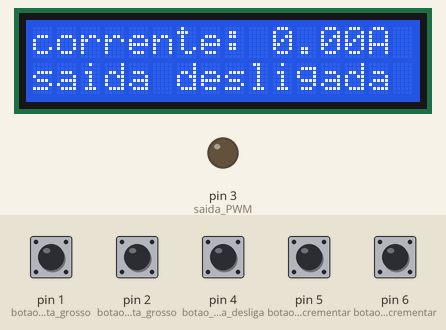
Simulated run of this sketch. Board: Arduino Uno, built with avr-gcc and run on an emulated ATmega328P. On the bench: 16×2 character LCD, output pins drawn as LEDs (lit = HIGH). Inputs (shaded band) come from the test bench; at power-on: pin 1 (botao_incrementa_grosso), pin 2 (botao_decrementa_grosso), pin 4 (botao_liga_desliga), pin 5 (botao_incrementar), pin 6 (botao_decrementar) HIGH.

Above: at 4.2 s.
4.3 s: pin 4 (botao_liga_desliga) pulled LOW for 1 s
At 5.7 s:
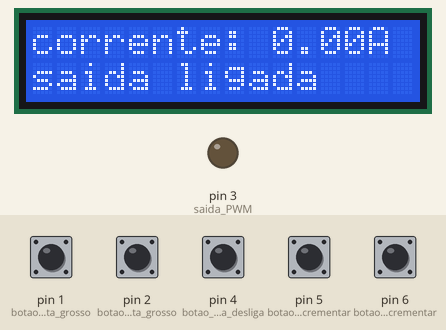
6.8 s: pin 1 (botao_incrementa_grosso) pulled LOW for 1 s
At 8.04 s:
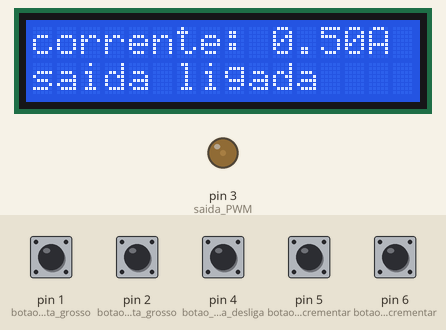
9.4 s: pin 5 (botao_incrementar) pulled LOW for 0.15 s
At 10.37 s:
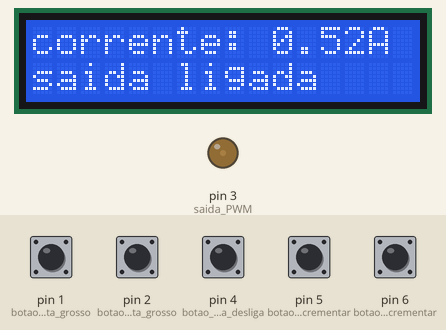
11.7 s: pin 2 (botao_decrementa_grosso) pulled LOW for 1 s
At 12.7 s:
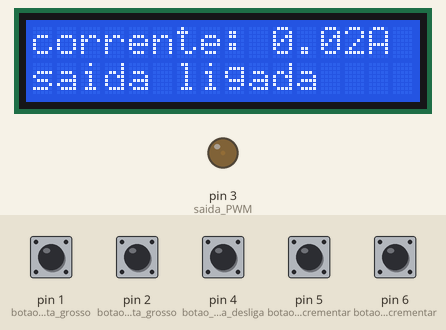
14.2 s: pin 6 (botao_decrementar) pulled LOW for 0.15 s
At 16.2 s:
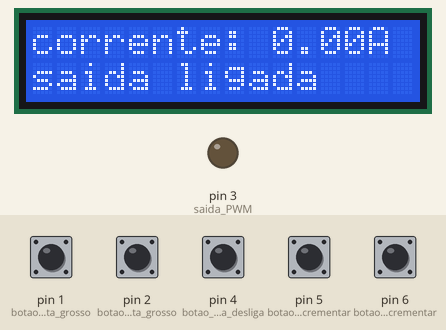
16.5 s: pin 5 (botao_incrementar) pulled LOW for 1 s
At 18.26 s:
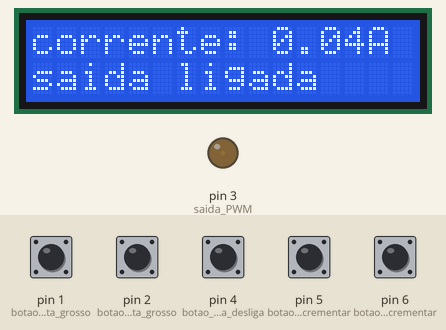
Timing chart, 0 to 20.6 s (numbered marks = the images above; inputs shaded):
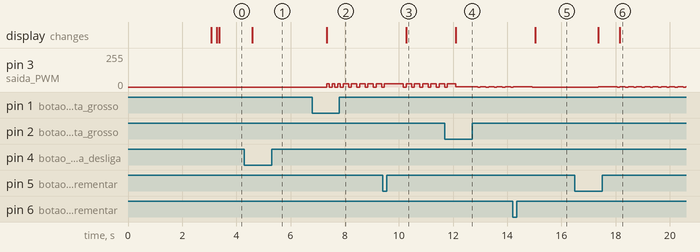

The sketch:

carga-eletronica-FINALIZADO_arduino.ino
```cpp
#include <LiquidCrystal.h>

LiquidCrystal lcd (12,11,10,9,8,7);
unsigned char corrente,aux=1,aux2=1,aux3=1,aux4=1,saida;
float valor;


void setup() {
  pinMode(1, INPUT_PULLUP); //botao incrementa grosso
  pinMode(2, INPUT_PULLUP); // botao decrementa grosso
  pinMode(3, OUTPUT); //saida PWM
  pinMode(4, INPUT_PULLUP);// botao liga desliga
  pinMode(5, INPUT_PULLUP);// botao incrementar
  pinMode(6, INPUT_PULLUP);// botao decrementar
  lcd.begin(16,2);// ativa display16x2
  lcd.clear();
  lcd.setCursor(0,0);
  lcd.print("carga-eletronica");
  delay(3000);
  lcd.clear();
  lcd.setCursor(0,0);
  lcd.print("corrente:");
  lcd.setCursor(14,0);
  lcd.print("A");


}

void loop() {
  if(digitalRead(5) == 0 && corrente < 255) //se o botao incrementar for pressionado
{
  corrente++;
  delay(500);

}


if(digitalRead(6) == 0 && corrente>0) // se o botao decrementar for pressionado
{
corrente--;
delay(500);
}


if(digitalRead(1) == 0 && corrente < 231 && aux == 1)
{
  corrente = (corrente + 25);
  aux=0;
  delay(100);
}


if(digitalRead(1)==1)// se botao estiver solto permite incrementar
{
  aux=1;
  delay(100);
}


if(digitalRead(2)==0 && corrente>25 && aux2 ==1)
{
  corrente= (corrente - 25);
  aux2=0;
  delay(100);
}


if(digitalRead(2)==1)
{
  aux2=1;
  delay(100);
  analogWrite(3,valor);
  lcd.setCursor(10,0);
  lcd.print(valor);


}

if(digitalRead(4) == 0 && aux3== 1)
{
  aux4 = !aux4;
  aux3= 0;
  delay(100);
}

if(digitalRead(4) == 1 )
{
aux3= 1;
delay(100);
}


if(aux4==1)
{
  saida = 0;
  lcd.setCursor(0,1);
  lcd.print("saida desligada");
}

if(aux4 == 0){
  saida = corrente;
  lcd.setCursor(0,1);
  lcd.print("saida ligada    ");
}


analogWrite(3, saida);
valor = corrente/50.0;
lcd.setCursor(10,0);
lcd.print(valor);

}
```

Measured:
- after the input at 4.3 s, the display: changes after 0.29 s (image 1)
- after the input at 6.8 s, pin 3 (saida_PWM): goes 3 × (25/255 0.10 s, 0/255 0.10 s), 4 × (25/255 0.20 s, 0/255 0.10 s), 25/255 0.20 s, then 0/255, starting after 0.53 s; the display: changes after 0.53 s (image 2)
- after the input at 9.4 s, the display: changes after 0.87 s (image 3)
- after the input at 11.7 s, the display: changes after 0.40 s (image 4)
- after the input at 14.2 s, the display: changes after 0.83 s (image 5)
- after the input at 16.5 s, pin 3 (saida_PWM): 0/255 → 1/255 after 0.86 s, then repeats every 0.30 s: 0/255 0.10 s, 2/255 0.20 s; the display: first changes after 0.86 s (image 6 shows a later state)
